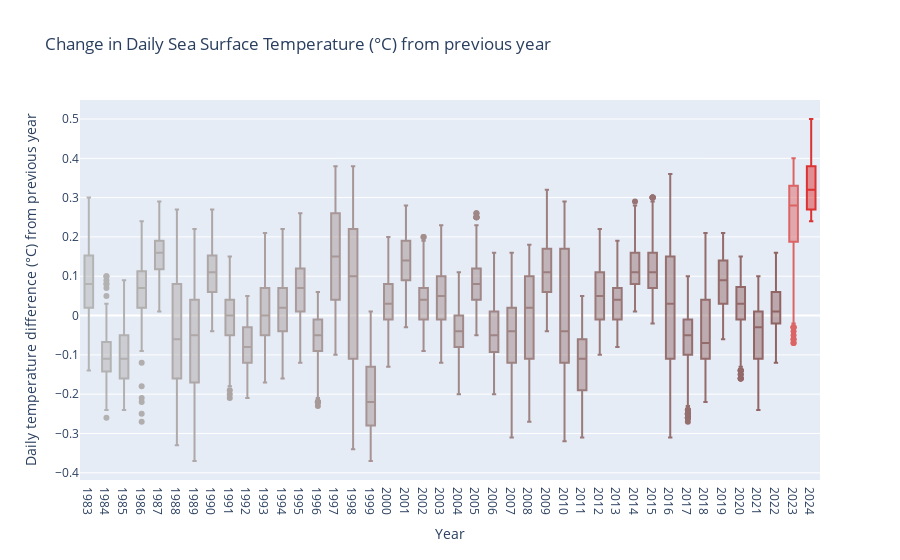

The notebook cell this image was saved under:
### Code cell
fig_boxplots = go.Figure()

# Calculate colors
n_years_back = len(df_diff_rolling.T.columns)
grey_colors = n_colors('rgb(145, 100, 100)', 'rgb(180, 180, 180)', n_years_back - 2, colortype='rgb')
red_colors = n_colors('rgb(220, 100, 100)', 'rgb(220, 50, 50)', 2, colortype='rgb')
colors = grey_colors[::-1] + red_colors

# Add box plots for each year
for i, column in enumerate(df_diff_rolling.T.columns):
    fig_boxplots.add_trace(go.Box(y=df_diff_rolling.T[column], name=str(column), marker_color=colors[i]))

# Update layout
fig_boxplots.update_layout(
    title='Boxplots for Each Year',
    xaxis_title='Year',
    yaxis_title='Values',
)

fig_boxplots.update_yaxes(title_text="Daily temperature difference (°C) from previous year")
fig_boxplots.update_layout(showlegend=False)
fig_boxplots.update_layout(title="Change in Daily Sea Surface Temperature (°C) from previous year")

# Show plot
fig_boxplots.show()

### Figure 1 — Plotly figure (JSON) as saved in the notebook; plotly's stock layout.template omitted (floating-point values rounded to 4 significant figures; data arrays with more than 128 entries replaced by an {"elided": "..."} marker saying what was removed)
{"data": [{"marker": {"color": "rgb(180.0, 180.0, 180.0)"}, "name": "1983", "type": "box", "y": {"elided": "366 float values"}}, {"marker": {"color": "rgb(179.1025641025641, 177.94871794871796, 177.94871794871796)"}, "name": "1984", "type": "box", "y": {"elided": "366 float values"}}, {"marker": {"color": "rgb(178.2051282051282, 175.89743589743588, 175.89743589743588)"}, "name": "1985", "type": "box", "y": {"elided": "366 float values"}}, {"marker": {"color": "rgb(177.30769230769232, 173.84615384615384, 173.84615384615384)"}, "name": "1986", "type": "box", "y": {"elided": "366 float values"}}, {"marker": {"color": "rgb(176.4102564102564, 171.7948717948718, 171.7948717948718)"}, "name": "1987", "type": "box", "y": {"elided": "366 float values"}}, {"marker": {"color": "rgb(175.51282051282053, 169.74358974358972, 169.74358974358972)"}, "name": "1988", "type": "box", "y": {"elided": "366 float values"}}, {"marker": {"color": "rgb(174.6153846153846, 167.69230769230768, 167.69230769230768)"}, "name": "1989", "type": "box", "y": {"elided": "366 float values"}}, {"marker": {"color": "rgb(173.71794871794873, 165.64102564102564, 165.64102564102564)"}, "name": "1990", "type": "box", "y": {"elided": "366 float values"}}, {"marker": {"color": "rgb(172.82051282051282, 163.5897435897436, 163.5897435897436)"}, "name": "1991", "type": "box", "y": {"elided": "366 float values"}}, {"marker": {"color": "rgb(171.92307692307693, 161.53846153846155, 161.53846153846155)"}, "name": "1992", "type": "box", "y": {"elided": "366 float values"}}, {"marker": {"color": "rgb(171.02564102564102, 159.48717948717947, 159.48717948717947)"}, "name": "1993", "type": "box", "y": {"elided": "366 float values"}}, {"marker": {"color": "rgb(170.12820512820514, 157.43589743589743, 157.43589743589743)"}, "name": "1994", "type": "box", "y": {"elided": "366 float values"}}, {"marker": {"color": "rgb(169.23076923076923, 155.3846153846154, 155.3846153846154)"}, "name": "1995", "type": "box", "y": {"elided": "366 float values"}}, {"marker": {"color": "rgb(168.33333333333334, 153.33333333333331, 153.33333333333331)"}, "name": "1996", "type": "box", "y": {"elided": "366 float values"}}, {"marker": {"color": "rgb(167.43589743589743, 151.28205128205127, 151.28205128205127)"}, "name": "1997", "type": "box", "y": {"elided": "366 float values"}}, {"marker": {"color": "rgb(166.53846153846155, 149.23076923076923, 149.23076923076923)"}, "name": "1998", "type": "box", "y": {"elided": "366 float values"}}, {"marker": {"color": "rgb(165.64102564102564, 147.17948717948718, 147.17948717948718)"}, "name": "1999", "type": "box", "y": {"elided": "366 float values"}}, {"marker": {"color": "rgb(164.74358974358975, 145.12820512820514, 145.12820512820514)"}, "name": "2000", "type": "box", "y": {"elided": "366 float values"}}, {"marker": {"color": "rgb(163.84615384615384, 143.07692307692307, 143.07692307692307)"}, "name": "2001", "type": "box", "y": {"elided": "366 float values"}}, {"marker": {"color": "rgb(162.94871794871796, 141.02564102564102, 141.02564102564102)"}, "name": "2002", "type": "box", "y": {"elided": "366 float values"}}, {"marker": {"color": "rgb(162.05128205128204, 138.97435897435898, 138.97435897435898)"}, "name": "2003", "type": "box", "y": {"elided": "366 float values"}}, {"marker": {"color": "rgb(161.15384615384616, 136.9230769230769, 136.9230769230769)"}, "name": "2004", "type": "box", "y": {"elided": "366 float values"}}, {"marker": {"color": "rgb(160.25641025641025, 134.87179487179486, 134.87179487179486)"}, "name": "2005", "type": "box", "y": {"elided": "366 float values"}}, {"marker": {"color": "rgb(159.35897435897436, 132.82051282051282, 132.82051282051282)"}, "name": "2006", "type": "box", "y": {"elided": "366 float values"}}, {"marker": {"color": "rgb(158.46153846153845, 130.76923076923077, 130.76923076923077)"}, "name": "2007", "type": "box", "y": {"elided": "366 float values"}}, {"marker": {"color": "rgb(157.56410256410257, 128.71794871794873, 128.71794871794873)"}, "name": "2008", "type": "box", "y": {"elided": "366 float values"}}, {"marker": {"color": "rgb(156.66666666666666, 126.66666666666666, 126.66666666666666)"}, "name": "2009", "type": "box", "y": {"elided": "366 float values"}}, {"marker": {"color": "rgb(155.76923076923077, 124.61538461538461, 124.61538461538461)"}, "name": "2010", "type": "box", "y": {"elided": "366 float values"}}, {"marker": {"color": "rgb(154.87179487179486, 122.56410256410257, 122.56410256410257)"}, "name": "2011", "type": "box", "y": {"elided": "366 float values"}}, {"marker": {"color": "rgb(153.97435897435898, 120.51282051282051, 120.51282051282051)"}, "name": "2012", "type": "box", "y": {"elided": "366 float values"}}, {"marker": {"color": "rgb(153.07692307692307, 118.46153846153845, 118.46153846153845)"}, "name": "2013", "type": "box", "y": {"elided": "366 float values"}}, {"marker": {"color": "rgb(152.17948717948718, 116.41025641025641, 116.41025641025641)"}, "name": "2014", "type": "box", "y": {"elided": "366 float values"}}, {"marker": {"color": "rgb(151.28205128205127, 114.35897435897436, 114.35897435897436)"}, "name": "2015", "type": "box", "y": {"elided": "366 float values"}}, {"marker": {"color": "rgb(150.3846153846154, 112.3076923076923, 112.3076923076923)"}, "name": "2016", "type": "box", "y": {"elided": "366 float values"}}, {"marker": {"color": "rgb(149.48717948717947, 110.25641025641025, 110.25641025641025)"}, "name": "2017", "type": "box", "y": {"elided": "366 float values"}}, {"marker": {"color": "rgb(148.5897435897436, 108.2051282051282, 108.2051282051282)"}, "name": "2018", "type": "box", "y": {"elided": "366 float values"}}, {"marker": {"color": "rgb(147.69230769230768, 106.15384615384616, 106.15384615384616)"}, "name": "2019", "type": "box", "y": {"elided": "366 float values"}}, {"marker": {"color": "rgb(146.7948717948718, 104.1025641025641, 104.1025641025641)"}, "name": "2020", "type": "box", "y": {"elided": "366 float values"}}, {"marker": {"color": "rgb(145.89743589743588, 102.05128205128204, 102.05128205128204)"}, "name": "2021", "type": "box", "y": {"elided": "366 float values"}}, {"marker": {"color": "rgb(145.0, 100.0, 100.0)"}, "name": "2022", "type": "box", "y": {"elided": "366 float values"}}, {"marker": {"color": "rgb(220.0, 100.0, 100.0)"}, "name": "2023", "type": "box", "y": {"elided": "366 float values"}}, {"marker": {"color": "rgb(220.0, 50.0, 50.0)"}, "name": "2024", "type": "box", "y": {"elided": "366 float values"}}], "layout": {"showlegend": false, "title": {"text": "Change in Daily Sea Surface Temperature (°C) from previous year"}, "xaxis": {"title": {"text": "Year"}}, "yaxis": {"title": {"text": "Daily temperature difference (°C) from previous year"}}}}
